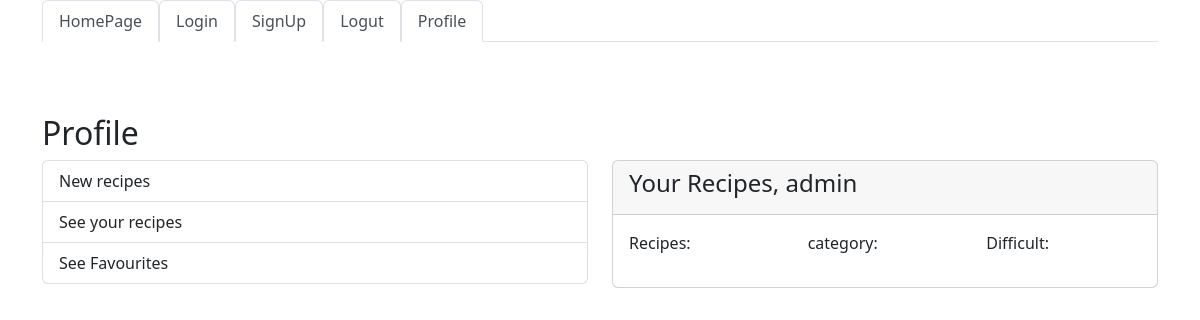
The app's page /recipes/seeRecpies/ (signed in), older data.
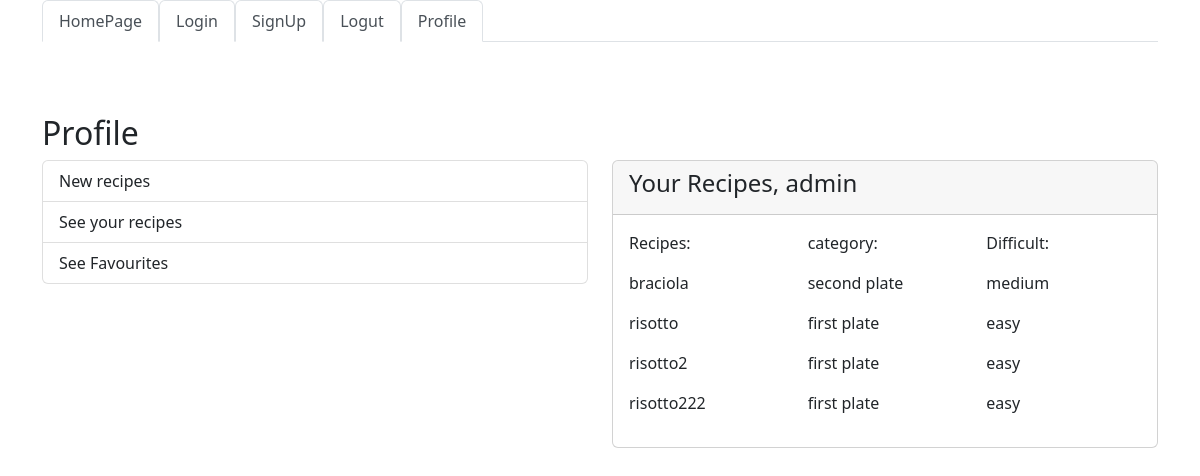
The same page, newer data.
### recipes/models.py (models this page shows)
class Recipe(models.Model):
    recipesName = models.CharField(primary_key=True, max_length=30)
    recipesDifficult = models.CharField(max_length=30)
    category = models.CharField(blank=True, max_length=30)
    users = models.ForeignKey(User, blank=True, null=True,  on_delete=models.CASCADE)

### recipes/views.py (the view)
# urls.py: path('seeRecpies/', views.see_recipes, name='see-recipe'),
@login_required
def see_recipes(request):
    username = request.user.username  # recupero username
    try:
        dati_utente_queryset = Recipe.objects.filter(users__username=username)
        return render(request, 'see_recipes.html', {'dati_utente_queryset': dati_utente_queryset})
    except ObjectDoesNotExist:
        error_message = f"Recipes object not found for username: {username}"
        return render(request, 'see_recipes.html', {'error_message': error_message})

### templates/see_recipes.html
{% extends "profile_page.html" %}
{% block new_recipe %}
    <div class="card">
        <div class="card-header">
            <h4>Your Recipes, {{ user.get_username }}</h4>
        </div>
        <div class="card-body">
            <div class="row">
                    <div class="col-md-4">
                        <p>Recipes:</p>
                        {% for dati_utente in dati_utente_queryset %}
                        <p>{{ dati_utente.recipesName }}</p>
                        {% endfor %}
                    </div>
                    <div class="col-md-4">
                        <p>category: </p>
                        {% for dati_utente in dati_utente_queryset %}
                        <p>{{ dati_utente.category }}</p>
                         {% endfor %}
                    </div>
                    <div class="col-md-4">
                        <p>Difficult: </p>
                        {% for dati_utente in dati_utente_queryset %}
                        <p>{{ dati_utente.recipesDifficult }}</p>
                         {% endfor %}
                    </div>
                </div>
        </div>
    </div>
{% endblock %}

### templates/profile_page.html (shortened to what this page needs)
{% extends "home.html" %}
{% block content %}
    <br>
    <br>
    <br>
    <h2>Profile</h2>
    <div class="row">
        <div class="col-sm-6">
            <ul class="list-group">
                <li class="list-group-item"><a class="nav-link active" href="{% url 'add-recipe' %}">New recipes</a></li>
                <li class="list-group-item"><a class="nav-link active" href="{% url 'see-recipe' %}">See your recipes</a></li>
                <li class="list-group-item"><a class="nav-link active" href="">See Favourites</a></li>
            </ul>
        </div>
        <div class="col-sm-6">
            {% block new_recipe %}
                {% endblock %}
        </div>
    </div>
{% endblock content %}

### templates/home.html (shortened to what this page needs)
<!DOCTYPE html>
<html>
<head>
    <link href="https://cdn.jsdelivr.net/npm/bootstrap@5.2.3/dist/css/bootstrap.min.css" rel="stylesheet"
>
</head>
<body>
<div class="container">
    <ul class="nav nav-tabs">
        <li class="nav-item">
            <a class="nav-link active" aria-current="page" href="{% url 'home' %}">HomePage</a>
        </li>
        <li class="nav-item">
            <a class="nav-link active" href="{% url 'login' %}">Login</a>
        </li>
        <li class="nav-item">
            <a class="nav-link active" href="{% url 'register' %}">SignUp</a>
        </li>
        {% if user.is_authenticated %}
            <li class="nav-item">
                <a href="{% url 'logout' %}" class="nav-link active">Logut</a>
            </li>
            <li class="nav-item">
                <a href="{% url 'profile' %}" class="nav-link active">Profile</a>
            </li>
        {% endif %}
    </ul>
</div>
<main>
    <div class="container">
        {% block content %}
        {% endblock content %}
    </div>
</main>
</body>
</html>

Row changes from the older to the newer data that the page shows:
added Recipe: recipesName "braciola", category "second plate", recipesDifficult "medium"
added Recipe: recipesName "risotto", category "first plate", recipesDifficult "easy"
added Recipe: recipesName "risotto2", category "first plate", recipesDifficult "easy"
added Recipe: recipesName "risotto222", category "first plate", recipesDifficult "easy"
